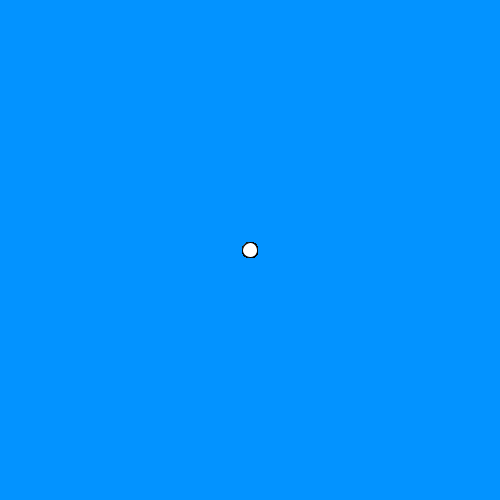
Frame 1 (no input)
Frame 60 (the mouse pressed at the canvas centre just before this capture): identical to frame 1, image omitted
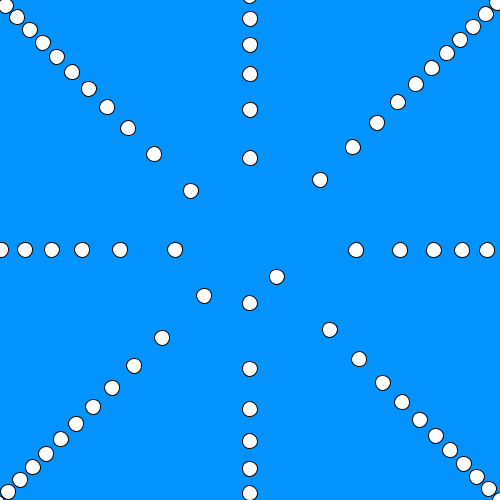
Frame 120 (the mouse held since frame 60 and released just before this capture)

The Processing sketch that drew these frames (run headless with seeded random() and noise(); from frame 60 on, the mouse is pressed at the canvas centre):

// Processing sketch: processing_78935
// ── processing_78935.pde

int N= 1000 ;
float th= 2.39997 ;
float c= 50 ;
float d= 15 ;
 
float r, a, x, y;
 
void setup()
{
  size(500, 500);
}
 
void draw()
{
  background(#0393FF);
  translate(width/2, height/2);
 
  th = map(mouseX, 0, width, 0, HALF_PI);
  c  = map(mouseY, 0, height, 0, 5*d);
 
    for (int i=1 ; i<=N ; i++ )
  {
    r= c * sqrt(i) ;
    a= i * th  ;
    x= r * cos(a) ;
    y= r * sin(a) ;
 
    ellipse(x, y, d, d);
  }
}
